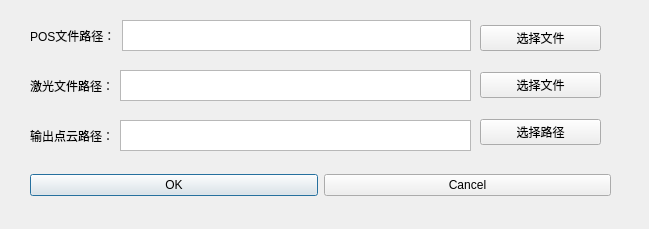
<?xml version="1.0" encoding="UTF-8"?>
<ui version="4.0">
 <class>Dialog</class>
 <widget class="QDialog" name="Dialog">
  <property name="geometry">
   <rect>
    <x>0</x>
    <y>0</y>
    <width>649</width>
    <height>229</height>
   </rect>
  </property>
  <property name="windowTitle">
   <string>Dialog</string>
  </property>
  <widget class="QWidget" name="layoutWidget">
   <property name="geometry">
    <rect>
     <x>30</x>
     <y>170</y>
     <width>581</width>
     <height>31</height>
    </rect>
   </property>
   <layout class="QHBoxLayout">
    <property name="spacing">
     <number>6</number>
    </property>
    <property name="leftMargin">
     <number>0</number>
    </property>
    <property name="topMargin">
     <number>0</number>
    </property>
    <property name="rightMargin">
     <number>0</number>
    </property>
    <property name="bottomMargin">
     <number>0</number>
    </property>
    <item>
     <widget class="QPushButton" name="okButton">
      <property name="text">
       <string>OK</string>
      </property>
     </widget>
    </item>
    <item>
     <widget class="QPushButton" name="cancelButton">
      <property name="text">
       <string>Cancel</string>
      </property>
     </widget>
    </item>
   </layout>
  </widget>
  <widget class="QWidget" name="horizontalLayoutWidget">
   <property name="geometry">
    <rect>
     <x>30</x>
     <y>20</y>
     <width>441</width>
     <height>31</height>
    </rect>
   </property>
   <layout class="QHBoxLayout" name="horizontalLayout">
    <item>
     <widget class="QLabel" name="label">
      <property name="text">
       <string>POS文件路径：</string>
      </property>
     </widget>
    </item>
    <item>
     <widget class="QTextEdit" name="textEdit"/>
    </item>
   </layout>
  </widget>
  <widget class="QWidget" name="horizontalLayoutWidget_2">
   <property name="geometry">
    <rect>
     <x>30</x>
     <y>70</y>
     <width>441</width>
     <height>31</height>
    </rect>
   </property>
   <layout class="QHBoxLayout" name="horizontalLayout_2">
    <item>
     <widget class="QLabel" name="label_2">
      <property name="text">
       <string>激光文件路径：</string>
      </property>
     </widget>
    </item>
    <item>
     <widget class="QTextEdit" name="textEdit_2"/>
    </item>
   </layout>
  </widget>
  <widget class="QWidget" name="horizontalLayoutWidget_3">
   <property name="geometry">
    <rect>
     <x>30</x>
     <y>120</y>
     <width>441</width>
     <height>31</height>
    </rect>
   </property>
   <layout class="QHBoxLayout" name="horizontalLayout_3">
    <item>
     <widget class="QLabel" name="label_3">
      <property name="text">
       <string>输出点云路径：</string>
      </property>
     </widget>
    </item>
    <item>
     <widget class="QTextEdit" name="textEdit_3"/>
    </item>
   </layout>
  </widget>
  <widget class="QWidget" name="verticalLayoutWidget">
   <property name="geometry">
    <rect>
     <x>480</x>
     <y>10</y>
     <width>121</width>
     <height>151</height>
    </rect>
   </property>
   <layout class="QVBoxLayout" name="verticalLayout">
    <item>
     <widget class="QPushButton" name="pushButton_2">
      <property name="text">
       <string>选择文件</string>
      </property>
     </widget>
    </item>
    <item>
     <widget class="QPushButton" name="pushButton">
      <property name="text">
       <string>选择文件</string>
      </property>
     </widget>
    </item>
    <item>
     <widget class="QPushButton" name="pushButton_3">
      <property name="text">
       <string>选择路径</string>
      </property>
     </widget>
    </item>
   </layout>
  </widget>
 </widget>
 <resources/>
 <connections>
  <connection>
   <sender>okButton</sender>
   <signal>clicked()</signal>
   <receiver>Dialog</receiver>
   <slot>accept()</slot>
   <hints>
    <hint type="sourcelabel">
     <x>278</x>
     <y>253</y>
    </hint>
    <hint type="destinationlabel">
     <x>96</x>
     <y>254</y>
    </hint>
   </hints>
  </connection>
  <connection>
   <sender>cancelButton</sender>
   <signal>clicked()</signal>
   <receiver>Dialog</receiver>
   <slot>reject()</slot>
   <hints>
    <hint type="sourcelabel">
     <x>369</x>
     <y>253</y>
    </hint>
    <hint type="destinationlabel">
     <x>179</x>
     <y>282</y>
    </hint>
   </hints>
  </connection>
 </connections>
</ui>
